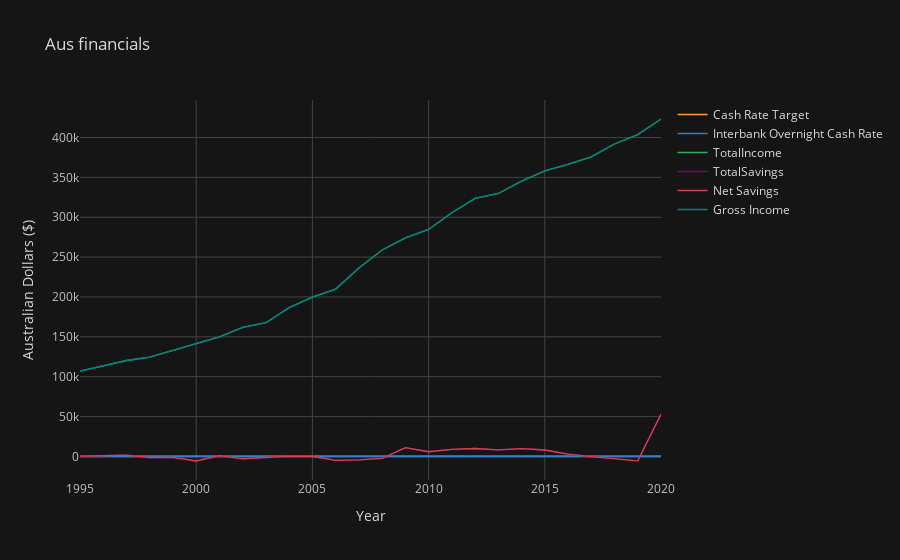
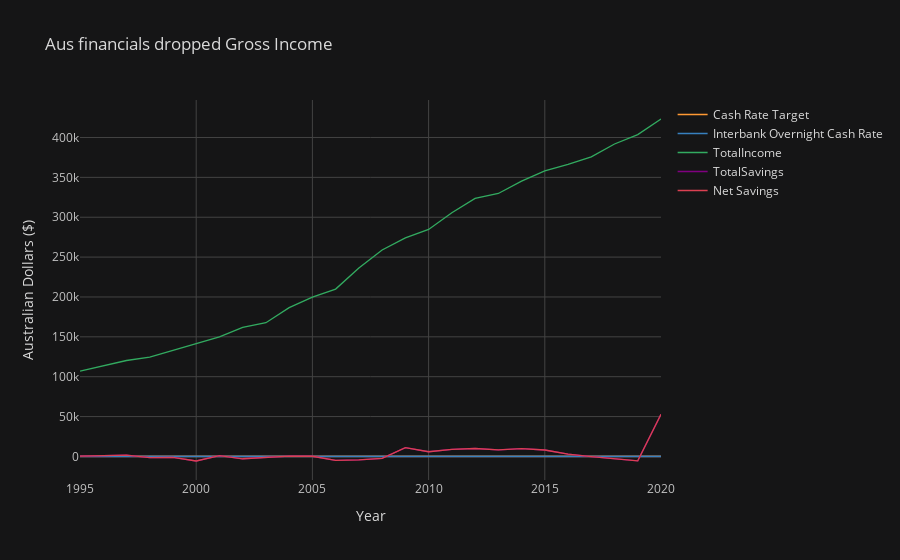

The notebook cell these images were saved under, in order:
### Code cell
# Create line plots using Cufflink
aus_financials_fig1 = aus_financials_renamed_df.iplot(kind='line',
                                                        title="Aus financials",
                                                        xTitle="Year",
                                                        yTitle='Australian Dollars ($)')        
             
aus_financials_fig2 = aus_financials_renamed_d2.iplot(kind='line',
                                                        title="Aus financials dropped Gross Income",
                                                        xTitle="Year",
                                                        yTitle='Australian Dollars ($)')    

#Create the plot matrix:
fig = subplots.make_subplots(rows=2, cols=1)

#Add traces, use  'add_traces', or 'append_trace'.
fig.add_traces(aus_financials_fig1)
fig.add_traces(aus_financials_fig2)

fig['layout'].update(height=600,
                     width=600)

### Figure 1 — Plotly figure (JSON) as saved in the notebook; plotly's stock layout.template omitted (floating-point values rounded to 4 significant figures)
{"data": [{"line": {"color": "rgba(255, 153, 51, 1.0)", "dash": "solid", "shape": "linear", "width": 1.3}, "mode": "lines", "name": "Cash Rate Target", "text": "", "type": "scatter", "x": [1995, 1996, 1997, 1998, 1999, 2000, 2001, 2002, 2003, 2004, 2005, 2006, 2007, 2008, 2009, 2010, 2011, 2012, 2013, 2014, 2015, 2016, 2017, 2018, 2019, 2020], "y": [7.5, 7.5, 5.5, 5, 4.75, 6, 5, 4.72, 4.75, 5.25, 5.5, 5.75, 6.25, 7.25, 3, 4.5, 4.75, 3.54, 2.75, 2.5, 2, 1.75, 1.5, 1.5, 1.28, 0.25]}, {"line": {"color": "rgba(55, 128, 191, 1.0)", "dash": "solid", "shape": "linear", "width": 1.3}, "mode": "lines", "name": "Interbank Overnight Cash Rate", "text": "", "type": "scatter", "x": [1995, 1996, 1997, 1998, 1999, 2000, 2001, 2002, 2003, 2004, 2005, 2006, 2007, 2008, 2009, 2010, 2011, 2012, 2013, 2014, 2015, 2016, 2017, 2018, 2019, 2020], "y": [7.51, 7.51, 5.57, 5.07, 4.76, 6, 5, 4.72, 4.75, 5.25, 5.5, 5.75, 6.25, 7.25, 3, 4.5, 4.75, 3.54, 2.75, 2.5, 2, 1.75, 1.5, 1.5, 1.28, 0.14]}, {"line": {"color": "rgba(50, 171, 96, 1.0)", "dash": "solid", "shape": "linear", "width": 1.3}, "mode": "lines", "name": "TotalIncome", "text": "", "type": "scatter", "x": [1995, 1996, 1997, 1998, 1999, 2000, 2001, 2002, 2003, 2004, 2005, 2006, 2007, 2008, 2009, 2010, 2011, 2012, 2013, 2014, 2015, 2016, 2017, 2018, 2019, 2020], "y": [107093, 113630, 120328, 124565, 133049, 142293, 149872, 161805, 167707, 186565, 199764, 209901, 236285, 258882, 274175, 284655, 305615, 323556, 329757, 345353, 358180, 366224, 375693, 391879, 403575, 423192]}, {"line": {"color": "rgba(128, 0, 128, 1.0)", "dash": "solid", "shape": "linear", "width": 1.3}, "mode": "lines", "name": "TotalSavings", "text": "", "type": "scatter", "x": [1995, 1996, 1997, 1998, 1999, 2000, 2001, 2002, 2003, 2004, 2005, 2006, 2007, 2008, 2009, 2010, 2011, 2012, 2013, 2014, 2015, 2016, 2017, 2018, 2019, 2020], "y": [313, 853, 1617, -1596, -1208, -5708, 1041, -2906, -1506, 495, 258, -4984, -4302, -2338, 11132, 5909, 8816, 9941, 8209, 9833, 8099, 2787, -196, -2943, -5466, 52864]}, {"line": {"color": "rgba(219, 64, 82, 1.0)", "dash": "solid", "shape": "linear", "width": 1.3}, "mode": "lines", "name": "Net Savings", "text": "", "type": "scatter", "x": [1995, 1996, 1997, 1998, 1999, 2000, 2001, 2002, 2003, 2004, 2005, 2006, 2007, 2008, 2009, 2010, 2011, 2012, 2013, 2014, 2015, 2016, 2017, 2018, 2019, 2020], "y": [313, 853, 1617, -1596, -1208, -5708, 1041, -2906, -1506, 495, 258, -4984, -4302, -2338, 11132, 5909, 8816, 9941, 8209, 9833, 8099, 2787, -196, -2943, -5466, 52864]}, {"line": {"color": "rgba(0, 128, 128, 1.0)", "dash": "solid", "shape": "linear", "width": 1.3}, "mode": "lines", "name": "Gross Income", "text": "", "type": "scatter", "x": [1995, 1996, 1997, 1998, 1999, 2000, 2001, 2002, 2003, 2004, 2005, 2006, 2007, 2008, 2009, 2010, 2011, 2012, 2013, 2014, 2015, 2016, 2017, 2018, 2019, 2020], "y": [107093, 113630, 120328, 124565, 133049, 142293, 149872, 161805, 167707, 186565, 199764, 209901, 236285, 258882, 274175, 284655, 305615, 323556, 329757, 345353, 358180, 366224, 375693, 391879, 403575, 423192]}], "layout": {"autosize": true, "legend": {"bgcolor": "#151516", "font": {"color": "#D9D9D9"}}, "paper_bgcolor": "#151516", "plot_bgcolor": "#151516", "title": {"font": {"color": "#D9D9D9"}, "text": "Aus financials"}, "xaxis": {"autorange": true, "gridcolor": "#434343", "range": [1995, 2020], "showgrid": true, "tickfont": {"color": "#C2C2C2"}, "title": {"font": {"color": "#D9D9D9"}, "text": "Year"}, "type": "linear", "zerolinecolor": "#666570"}, "yaxis": {"autorange": true, "gridcolor": "#434343", "range": [-29540.0, 447000.0], "showgrid": true, "tickfont": {"color": "#C2C2C2"}, "title": {"font": {"color": "#D9D9D9"}, "text": "Australian Dollars ($)"}, "type": "linear", "zerolinecolor": "#666570"}}}

### Figure 2 — Plotly figure (JSON) as saved in the notebook; plotly's stock layout.template omitted (floating-point values rounded to 4 significant figures)
{"data": [{"line": {"color": "rgba(255, 153, 51, 1.0)", "dash": "solid", "shape": "linear", "width": 1.3}, "mode": "lines", "name": "Cash Rate Target", "text": "", "type": "scatter", "x": [1995, 1996, 1997, 1998, 1999, 2000, 2001, 2002, 2003, 2004, 2005, 2006, 2007, 2008, 2009, 2010, 2011, 2012, 2013, 2014, 2015, 2016, 2017, 2018, 2019, 2020], "y": [7.5, 7.5, 5.5, 5, 4.75, 6, 5, 4.72, 4.75, 5.25, 5.5, 5.75, 6.25, 7.25, 3, 4.5, 4.75, 3.54, 2.75, 2.5, 2, 1.75, 1.5, 1.5, 1.28, 0.25]}, {"line": {"color": "rgba(55, 128, 191, 1.0)", "dash": "solid", "shape": "linear", "width": 1.3}, "mode": "lines", "name": "Interbank Overnight Cash Rate", "text": "", "type": "scatter", "x": [1995, 1996, 1997, 1998, 1999, 2000, 2001, 2002, 2003, 2004, 2005, 2006, 2007, 2008, 2009, 2010, 2011, 2012, 2013, 2014, 2015, 2016, 2017, 2018, 2019, 2020], "y": [7.51, 7.51, 5.57, 5.07, 4.76, 6, 5, 4.72, 4.75, 5.25, 5.5, 5.75, 6.25, 7.25, 3, 4.5, 4.75, 3.54, 2.75, 2.5, 2, 1.75, 1.5, 1.5, 1.28, 0.14]}, {"line": {"color": "rgba(50, 171, 96, 1.0)", "dash": "solid", "shape": "linear", "width": 1.3}, "mode": "lines", "name": "TotalIncome", "text": "", "type": "scatter", "x": [1995, 1996, 1997, 1998, 1999, 2000, 2001, 2002, 2003, 2004, 2005, 2006, 2007, 2008, 2009, 2010, 2011, 2012, 2013, 2014, 2015, 2016, 2017, 2018, 2019, 2020], "y": [107093, 113630, 120328, 124565, 133049, 142293, 149872, 161805, 167707, 186565, 199764, 209901, 236285, 258882, 274175, 284655, 305615, 323556, 329757, 345353, 358180, 366224, 375693, 391879, 403575, 423192]}, {"line": {"color": "rgba(128, 0, 128, 1.0)", "dash": "solid", "shape": "linear", "width": 1.3}, "mode": "lines", "name": "TotalSavings", "text": "", "type": "scatter", "x": [1995, 1996, 1997, 1998, 1999, 2000, 2001, 2002, 2003, 2004, 2005, 2006, 2007, 2008, 2009, 2010, 2011, 2012, 2013, 2014, 2015, 2016, 2017, 2018, 2019, 2020], "y": [313, 853, 1617, -1596, -1208, -5708, 1041, -2906, -1506, 495, 258, -4984, -4302, -2338, 11132, 5909, 8816, 9941, 8209, 9833, 8099, 2787, -196, -2943, -5466, 52864]}, {"line": {"color": "rgba(219, 64, 82, 1.0)", "dash": "solid", "shape": "linear", "width": 1.3}, "mode": "lines", "name": "Net Savings", "text": "", "type": "scatter", "x": [1995, 1996, 1997, 1998, 1999, 2000, 2001, 2002, 2003, 2004, 2005, 2006, 2007, 2008, 2009, 2010, 2011, 2012, 2013, 2014, 2015, 2016, 2017, 2018, 2019, 2020], "y": [313, 853, 1617, -1596, -1208, -5708, 1041, -2906, -1506, 495, 258, -4984, -4302, -2338, 11132, 5909, 8816, 9941, 8209, 9833, 8099, 2787, -196, -2943, -5466, 52864]}], "layout": {"autosize": true, "legend": {"bgcolor": "#151516", "font": {"color": "#D9D9D9"}}, "paper_bgcolor": "#151516", "plot_bgcolor": "#151516", "title": {"font": {"color": "#D9D9D9"}, "text": "Aus financials dropped Gross Income"}, "xaxis": {"autorange": true, "gridcolor": "#434343", "range": [1995, 2020], "showgrid": true, "tickfont": {"color": "#C2C2C2"}, "title": {"font": {"color": "#D9D9D9"}, "text": "Year"}, "type": "linear", "zerolinecolor": "#666570"}, "yaxis": {"autorange": true, "gridcolor": "#434343", "range": [-29540.0, 447000.0], "showgrid": true, "tickfont": {"color": "#C2C2C2"}, "title": {"font": {"color": "#D9D9D9"}, "text": "Australian Dollars ($)"}, "type": "linear", "zerolinecolor": "#666570"}}}
